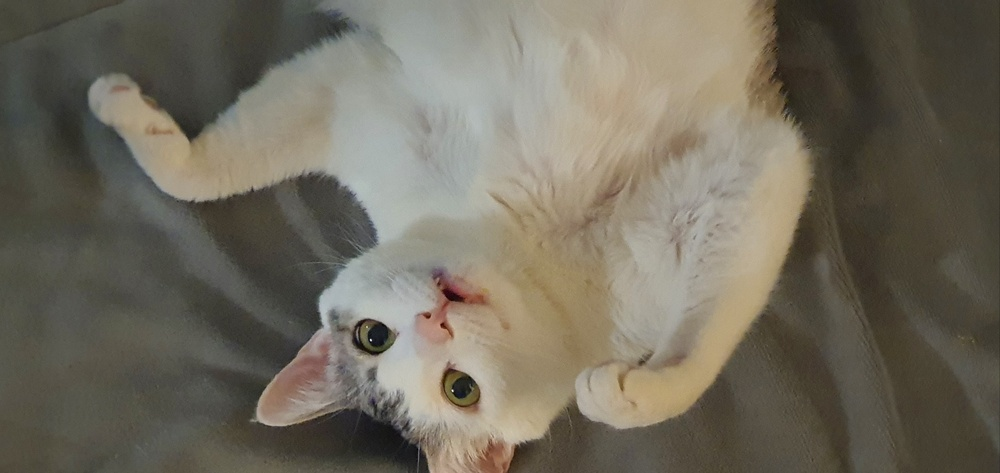
#> input picture img/WhiteCat.jpg, 1000 x 473 px, shrunk from 1613 x 763 before the run
$ python BoxFilter.py
#> lines starting #> are read from the running program, lines starting #| are printed output that depends on the picture
import cv2
import matplotlib.pyplot as plt

img_file = "img/WhiteCat.jpg"
img = cv2.imread(img_file, cv2.IMREAD_GRAYSCALE)
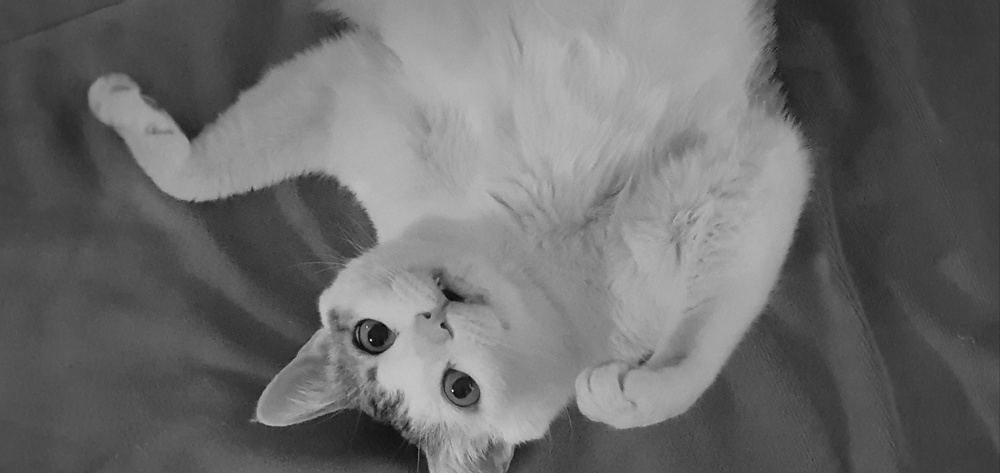
#> img: shape (473, 1000); min 1, max 255, mean 107.5

if img is not None:
    filtered_img = cv2.boxFilter(img, -1, (5, 5))

    plt.subplot(2, 1, 1)
    plt.title("Original")
    plt.imshow(img, cmap='gray')

    plt.subplot(2, 1, 2)
    plt.title("Average Filter")
    plt.imshow(filtered_img, cmap='gray')

    plt.subplots_adjust(hspace=0.5)

    plt.show()
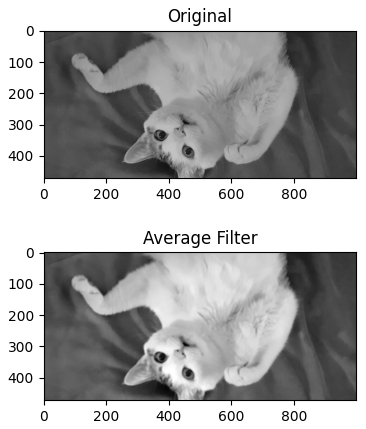
#> figure drawn by matplotlib, 2 panels
